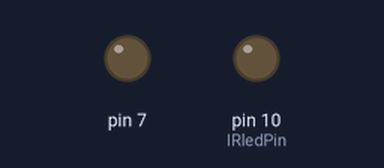
The sketch below on a simulated Arduino Uno, built with avr-gcc and run on an emulated ATmega328P. Parts: output pins drawn as LEDs (lit = HIGH).

Above: at 0.05 s.
At 0.15 s:
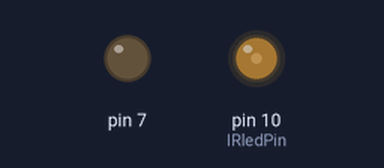
At 0.35 s:
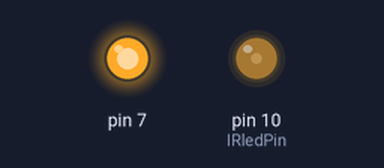
At 8.6 s:
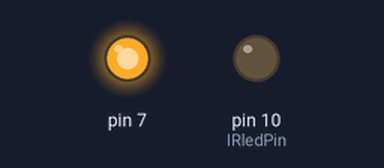
Timing chart, 0 to 19.0 s (numbered marks = the images above):
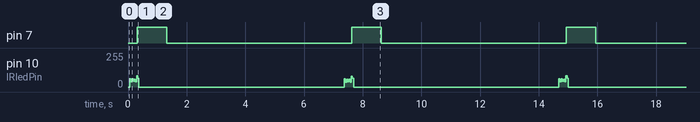

Measured:
- by itself, pin 7: alternates HIGH for 1.0 s and LOW for 6.3 s
- by itself, pin 10 (IRledPin): repeats every 14.6 s: 38/255 0.04 s, 61/255 0.04 s, 42/255 0.04 s, 59/255 0.04 s, 38/255 0.04 s, 83/255 0.04 s, 64/255 0.04 s, 0/255 7.0 s, 63/255 0.04 s, 37/255 0.04 s, 60/255 0.04 s, 41/255 0.04 s, 59/255 0.04 s, 37/255 0.04 s, 82/255 0.04 s, 64/255 0.04 s, 0/255 7.0 s, 63/255 0.04 s

The sketch:

IR_transmit_code.ino
```cpp
int IRledPin =  10;    // LED connected to digital pin 13

// The setup() method runs once, when the sketch starts

void setup()   {
  // initialize the IR digital pin as an output:
  pinMode(IRledPin, OUTPUT);
  pinMode(7, OUTPUT);
  Serial.begin(9600);
}

void loop()
{
  code2();
  delay(5000);  // wait twenty seconds (20 seconds * 1000 milliseconds) Change this value for different intervals.
}

// This procedure sends a 38KHz pulse to the IRledPin
// for a certain # of microseconds. We'll use this whenever we need to send codes
void pulseIR(long microsecs) {
  // we'll count down from the number of microseconds we are told to wait

  cli();  // this turns off any background interrupts

  while (microsecs > 0) {
    // 38 kHz is about 13 microseconds high and 13 microseconds low
   digitalWrite(IRledPin, HIGH);  // this takes about 3 microseconds to happen
   delayMicroseconds(10);         // hang out for 10 microseconds
   digitalWrite(IRledPin, LOW);   // this also takes about 3 microseconds
   delayMicroseconds(10);         // hang out for 10 microseconds

   // so 26 microseconds altogether
   microsecs -= 26;
  }

  sei();  // this turns them back on
}

void SendChannelUpCode() {
  // This is the code for the CHANNEL + for the TV COMCAST

delayMicroseconds(7724);
pulseIR(9240);
delayMicroseconds(4580);
pulseIR(580);
delayMicroseconds(1700);
pulseIR(580);
delayMicroseconds(1700);
pulseIR(600);
delayMicroseconds(1700);
pulseIR(580);
delayMicroseconds(1700);
pulseIR(600);
delayMicroseconds(560);
pulseIR(640);
delayMicroseconds(500);
pulseIR(640);
delayMicroseconds(1640);
pulseIR(580);
delayMicroseconds(580);
pulseIR(620);
delayMicroseconds(500);
pulseIR(660);
delayMicroseconds(500);
pulseIR(580);
delayMicroseconds(560);
pulseIR(600);
delayMicroseconds(540);
pulseIR(600);
delayMicroseconds(1700);
pulseIR(580);
delayMicroseconds(560);
pulseIR(640);
delayMicroseconds(1640);
pulseIR(600);
delayMicroseconds(540);
pulseIR(660);
delayMicroseconds(1640);
pulseIR(580);
delayMicroseconds(1700);
pulseIR(600);
delayMicroseconds(1680);
pulseIR(600);
delayMicroseconds(1700);
pulseIR(580);
delayMicroseconds(560);
pulseIR(640);
delayMicroseconds(500);
pulseIR(600);
delayMicroseconds(560);
pulseIR(580);
delayMicroseconds(560);
pulseIR(580);
delayMicroseconds(560);
pulseIR(580);
delayMicroseconds(560);
pulseIR(580);
delayMicroseconds(560);
pulseIR(600);
delayMicroseconds(540);
pulseIR(600);
delayMicroseconds(1700);
pulseIR(600);
delayMicroseconds(1680);
pulseIR(600);
delayMicroseconds(1700);
pulseIR(580);
delayMicroseconds(1700);
pulseIR(580);
delayMicroseconds(42240);
pulseIR(9240);
delayMicroseconds(4580);
pulseIR(600);
delayMicroseconds(1700);
pulseIR(580);
delayMicroseconds(1700);
pulseIR(600);
delayMicroseconds(1680);
pulseIR(600);
delayMicroseconds(1700);
pulseIR(600);
delayMicroseconds(540);
pulseIR(640);
delayMicroseconds(500);
pulseIR(600);
delayMicroseconds(1700);
pulseIR(580);
delayMicroseconds(560);
pulseIR(640);
delayMicroseconds(500);
pulseIR(600);
delayMicroseconds(540);
pulseIR(600);
delayMicroseconds(540);
pulseIR(600);
delayMicroseconds(560);
pulseIR(580);
delayMicroseconds(1700);
pulseIR(600);
delayMicroseconds(540);
pulseIR(640);
delayMicroseconds(1660);
pulseIR(580);
delayMicroseconds(560);
pulseIR(640);
delayMicroseconds(1640);
pulseIR(600);
delayMicroseconds(1680);
pulseIR(600);
delayMicroseconds(1700);
pulseIR(580);
delayMicroseconds(1700);
pulseIR(600);
delayMicroseconds(560);
pulseIR(580);
delayMicroseconds(560);
pulseIR(580);
delayMicroseconds(560);
pulseIR(580);
delayMicroseconds(560);
pulseIR(580);
delayMicroseconds(580);
pulseIR(580);
delayMicroseconds(560);
pulseIR(580);
delayMicroseconds(560);
pulseIR(580);
delayMicroseconds(560);
pulseIR(600);
delayMicroseconds(1680);
pulseIR(600);
delayMicroseconds(1700);
pulseIR(580);
delayMicroseconds(1700);
pulseIR(620);
delayMicroseconds(1680);
pulseIR(600);
delayMicroseconds(42220);
pulseIR(9220);
delayMicroseconds(4600);
pulseIR(600);
delayMicroseconds(1680);
pulseIR(620);
delayMicroseconds(1680);
pulseIR(600);
delayMicroseconds(1680);
pulseIR(600);
delayMicroseconds(1680);
pulseIR(620);
delayMicroseconds(540);
pulseIR(640);
delayMicroseconds(500);
pulseIR(600);
delayMicroseconds(1680);
pulseIR(620);
delayMicroseconds(520);
pulseIR(600);
delayMicroseconds(560);
pulseIR(580);
delayMicroseconds(560);
pulseIR(580);
delayMicroseconds(560);
pulseIR(600);
delayMicroseconds(540);
pulseIR(600);
delayMicroseconds(1680);
pulseIR(620);
delayMicroseconds(540);
pulseIR(580);
delayMicroseconds(1700);
pulseIR(620);
delayMicroseconds(520);
pulseIR(600);
delayMicroseconds(1700);
pulseIR(600);
delayMicroseconds(1680);
pulseIR(620);
delayMicroseconds(1660);
pulseIR(620);
delayMicroseconds(1680);
pulseIR(620);
delayMicroseconds(520);
pulseIR(600);
delayMicroseconds(540);
pulseIR(600);
delayMicroseconds(560);
pulseIR(580);
delayMicroseconds(560);
pulseIR(580);
delayMicroseconds(560);
pulseIR(580);
delayMicroseconds(560);
pulseIR(580);
delayMicroseconds(560);
pulseIR(600);
delayMicroseconds(560);
pulseIR(580);
delayMicroseconds(1700);
pulseIR(580);
delayMicroseconds(1700);
pulseIR(620);
delayMicroseconds(43000);
pulseIR(1000);
delayMicroseconds(22160);
pulseIR(41224);

}
void code2(){
delayMicroseconds(46572);
pulseIR(9240);
delayMicroseconds(4580);
pulseIR(560);
delayMicroseconds(1720);
pulseIR(580);
delayMicroseconds(1720);
pulseIR(560);
delayMicroseconds(1720);
pulseIR(600);
delayMicroseconds(1680);
pulseIR(580);
delayMicroseconds(580);
pulseIR(560);
delayMicroseconds(580);
pulseIR(560);
delayMicroseconds(1720);
pulseIR(580);
delayMicroseconds(560);
pulseIR(580);
delayMicroseconds(580);
pulseIR(560);
delayMicroseconds(580);
pulseIR(600);
delayMicroseconds(540);
pulseIR(580);
delayMicroseconds(560);
pulseIR(600);
delayMicroseconds(1700);
pulseIR(580);
delayMicroseconds(560);
pulseIR(600);
delayMicroseconds(1680);
pulseIR(580);
delayMicroseconds(560);
pulseIR(580);
delayMicroseconds(1720);
pulseIR(600);
delayMicroseconds(1680);
pulseIR(580);
delayMicroseconds(1720);
pulseIR(580);
delayMicroseconds(1700);
pulseIR(580);
delayMicroseconds(560);
pulseIR(600);
delayMicroseconds(560);
pulseIR(580);
delayMicroseconds(560);
pulseIR(560);
delayMicroseconds(580);
pulseIR(560);
delayMicroseconds(580);
pulseIR(600);
delayMicroseconds(540);
pulseIR(580);
delayMicroseconds(580);
pulseIR(580);
delayMicroseconds(560);
pulseIR(560);
delayMicroseconds(1720);
pulseIR(600);
delayMicroseconds(1700);
pulseIR(580);
delayMicroseconds(1700);
pulseIR(600);
delayMicroseconds(1680);
pulseIR(580);
delayMicroseconds(42240);
pulseIR(9260);
delayMicroseconds(4580);
pulseIR(580);
delayMicroseconds(1700);
pulseIR(580);
delayMicroseconds(1720);
pulseIR(580);
delayMicroseconds(1700);
pulseIR(600);
delayMicroseconds(1680);
pulseIR(580);
delayMicroseconds(580);
pulseIR(580);
delayMicroseconds(560);
pulseIR(600);
delayMicroseconds(1680);
pulseIR(580);
delayMicroseconds(580);
pulseIR(580);
delayMicroseconds(560);
pulseIR(560);
delayMicroseconds(580);
pulseIR(560);
delayMicroseconds(580);
pulseIR(600);
delayMicroseconds(540);
pulseIR(600);
delayMicroseconds(1700);
pulseIR(580);
delayMicroseconds(560);
pulseIR(600);
delayMicroseconds(1680);
pulseIR(580);
delayMicroseconds(560);
pulseIR(600);
delayMicroseconds(1700);
pulseIR(560);
delayMicroseconds(1720);
pulseIR(580);
delayMicroseconds(1720);
pulseIR(580);
delayMicroseconds(1700);
pulseIR(600);
delayMicroseconds(540);
pulseIR(600);
delayMicroseconds(560);
pulseIR(580);
delayMicroseconds(560);
pulseIR(580);
delayMicroseconds(560);
pulseIR(600);
delayMicroseconds(540);
pulseIR(600);
delayMicroseconds(540);
pulseIR(600);
delayMicroseconds(560);
pulseIR(580);
delayMicroseconds(560);
pulseIR(580);
delayMicroseconds(1700);
pulseIR(580);
delayMicroseconds(1700);
pulseIR(600);
delayMicroseconds(1700);
pulseIR(600);
delayMicroseconds(1680);
pulseIR(600);
delayMicroseconds(42240);
pulseIR(9240);
delayMicroseconds(4580);
pulseIR(560);
delayMicroseconds(1720);
pulseIR(580);
delayMicroseconds(1720);
pulseIR(560);
delayMicroseconds(1720);
pulseIR(600);
delayMicroseconds(1680);
pulseIR(600);
delayMicroseconds(560);
pulseIR(580);
delayMicroseconds(560);
pulseIR(560);
delayMicroseconds(1720);
pulseIR(580);
delayMicroseconds(580);
pulseIR(560);
delayMicroseconds(580);
pulseIR(580);
delayMicroseconds(560);
pulseIR(580);
delayMicroseconds(560);
pulseIR(560);
delayMicroseconds(580);
pulseIR(600);
delayMicroseconds(1700);
pulseIR(560);
delayMicroseconds(580);
pulseIR(600);
delayMicroseconds(1680);
pulseIR(580);
delayMicroseconds(580);
pulseIR(580);
delayMicroseconds(1700);
pulseIR(600);
delayMicroseconds(1680);
pulseIR(600);
delayMicroseconds(1700);
pulseIR(560);
delayMicroseconds(1720);
pulseIR(580);
delayMicroseconds(560);
pulseIR(580);
delayMicroseconds(580);
pulseIR(560);
delayMicroseconds(580);
pulseIR(560);
delayMicroseconds(580);
pulseIR(580);
delayMicroseconds(560);
pulseIR(600);
delayMicroseconds(540);
pulseIR(580);
delayMicroseconds(580);
pulseIR(560);
delayMicroseconds(580);
pulseIR(580);
delayMicroseconds(1700);
pulseIR(580);
delayMicroseconds(1700);
pulseIR(580);
delayMicroseconds(48120);
pulseIR(980);
delayMicroseconds(6820);
pulseIR(41184);
digitalWrite(7, HIGH);
delay(1000);
digitalWrite(7, LOW);
delay(1000);
}
```
